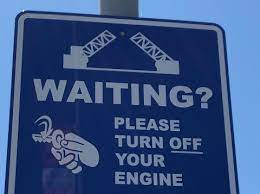
#> input picture app/uploads/download.jpg, 260 x 194 px
$ python -i app.py   (imports and definitions only)
#> lines starting #> are read from the running program, lines starting #| are printed output that depends on the picture; after the words box and inside, x2 and y2 are one past the last pixel; in counts of white or black regions, pixels touching at a corner belong together
import os
from flask import Flask, request, render_template, session
import cv2
import numpy as np

# [1 line not run here, left out]
# [1 line that did not run here, left out]
SECRET_KEY = os.urandom(32)
# [1 line that did not run here, left out]
ALLOWED_EXTENSIONS = {'png', 'jpg', 'jpeg'}  # Set of allowed file extensions


def rm_text(img_path):
#> called with img_path = 'uploads/download.jpg'
    image = cv2.imread(img_path)
#> image is the input picture: shape (194, 260, 3); mean B, G, R 131.1, 82.5, 57.1
    # Convert the image to grayscale
    gray = cv2.cvtColor(image, cv2.COLOR_BGR2GRAY)
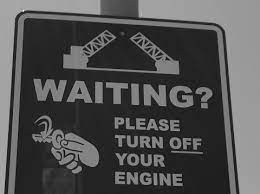
#> gray: shape (194, 260); min 3, max 247, mean 80.4

    # Threshold the image to create a binary image
    threshold, binary = cv2.threshold(
        gray, 0, 255, cv2.THRESH_BINARY_INV | cv2.THRESH_OTSU)
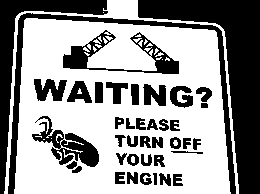
#> binary: shape (194, 260); 59.5% white; 40 black regions
#> threshold = 90

    # Find the contours of the text in the image
    contours, hierarchy = cv2.findContours(
        binary, cv2.RETR_EXTERNAL, cv2.CHAIN_APPROX_NONE)
#> contours = 3 contours, 1 with area under 20; largest, box (x1, y1, x2, y2) and area: (14, 18, 231, 194) 34414, (4, 0, 239, 194) 1572

    # Create a mask with the same size as the image
    mask = np.zeros_like(image)

    # Fill the contours in the mask with white
    cv2.fillPoly(mask, contours, (255, 255, 255))
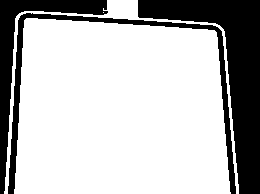
#> mask: shape (194, 260, 3); 73.2% white; 3 black regions, box (x1, y1, x2, y2) and area: (138, 0, 260, 194) 7466, (0, 0, 108, 194) 3212, (8, 13, 236, 194) 2835

    # Invert the mask to create a negative mask
    mask = cv2.bitwise_not(mask)

    # Remove the text from the image using the mask
    result = cv2.bitwise_and(image, mask)
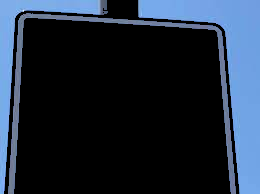
#> result: shape (194, 260, 3); mean B, G, R 56.7, 41.6, 30.6
    return result


# [3 lines that did not run here, left out]


# [12 lines that did not run here, left out]


# [10 lines that did not run here, left out]


# [2 lines not run here, left out]

>>> result = rm_text('uploads/download.jpg')
